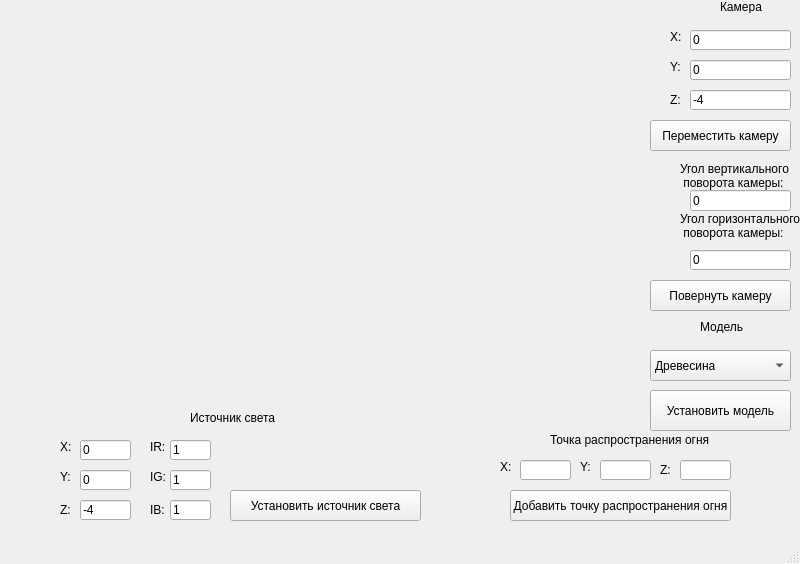
<?xml version="1.0" encoding="UTF-8"?>
<ui version="4.0">
 <class>MainWindow</class>
 <widget class="QMainWindow" name="MainWindow">
  <property name="enabled">
   <bool>true</bool>
  </property>
  <property name="geometry">
   <rect>
    <x>0</x>
    <y>0</y>
    <width>800</width>
    <height>564</height>
   </rect>
  </property>
  <property name="sizePolicy">
   <sizepolicy hsizetype="Fixed" vsizetype="Fixed">
    <horstretch>0</horstretch>
    <verstretch>0</verstretch>
   </sizepolicy>
  </property>
  <property name="windowTitle">
   <string>Курсовая работа</string>
  </property>
  <widget class="QWidget" name="centralwidget">
   <widget class="QPushButton" name="PushB">
    <property name="geometry">
     <rect>
      <x>650</x>
      <y>390</y>
      <width>141</width>
      <height>41</height>
     </rect>
    </property>
    <property name="text">
     <string>Установить модель</string>
    </property>
   </widget>
   <widget class="QLineEdit" name="CameraX">
    <property name="geometry">
     <rect>
      <x>690</x>
      <y>30</y>
      <width>101</width>
      <height>20</height>
     </rect>
    </property>
    <property name="text">
     <string>0</string>
    </property>
   </widget>
   <widget class="QLineEdit" name="CameraZ">
    <property name="geometry">
     <rect>
      <x>690</x>
      <y>90</y>
      <width>101</width>
      <height>20</height>
     </rect>
    </property>
    <property name="text">
     <string>-4</string>
    </property>
   </widget>
   <widget class="QLineEdit" name="CameraY">
    <property name="geometry">
     <rect>
      <x>690</x>
      <y>60</y>
      <width>101</width>
      <height>20</height>
     </rect>
    </property>
    <property name="text">
     <string>0</string>
    </property>
   </widget>
   <widget class="QPushButton" name="SetCam">
    <property name="geometry">
     <rect>
      <x>650</x>
      <y>120</y>
      <width>141</width>
      <height>31</height>
     </rect>
    </property>
    <property name="text">
     <string>Переместить камеру</string>
    </property>
   </widget>
   <widget class="QLabel" name="label">
    <property name="geometry">
     <rect>
      <x>670</x>
      <y>30</y>
      <width>47</width>
      <height>13</height>
     </rect>
    </property>
    <property name="text">
     <string>X:</string>
    </property>
   </widget>
   <widget class="QLabel" name="label_2">
    <property name="geometry">
     <rect>
      <x>670</x>
      <y>60</y>
      <width>47</width>
      <height>13</height>
     </rect>
    </property>
    <property name="text">
     <string>Y:</string>
    </property>
   </widget>
   <widget class="QLabel" name="label_3">
    <property name="geometry">
     <rect>
      <x>670</x>
      <y>90</y>
      <width>31</width>
      <height>20</height>
     </rect>
    </property>
    <property name="text">
     <string>Z:</string>
    </property>
   </widget>
   <widget class="QPushButton" name="SetCamAng">
    <property name="geometry">
     <rect>
      <x>650</x>
      <y>280</y>
      <width>141</width>
      <height>31</height>
     </rect>
    </property>
    <property name="text">
     <string>Повернуть камеру</string>
    </property>
   </widget>
   <widget class="QPushButton" name="SetL">
    <property name="geometry">
     <rect>
      <x>230</x>
      <y>490</y>
      <width>191</width>
      <height>31</height>
     </rect>
    </property>
    <property name="text">
     <string>Установить источник света</string>
    </property>
   </widget>
   <widget class="QLineEdit" name="CameraPitch">
    <property name="geometry">
     <rect>
      <x>690</x>
      <y>190</y>
      <width>101</width>
      <height>21</height>
     </rect>
    </property>
    <property name="text">
     <string>0</string>
    </property>
   </widget>
   <widget class="QLineEdit" name="CameraYaw">
    <property name="geometry">
     <rect>
      <x>690</x>
      <y>250</y>
      <width>101</width>
      <height>20</height>
     </rect>
    </property>
    <property name="text">
     <string>0</string>
    </property>
   </widget>
   <widget class="QLabel" name="label_4">
    <property name="geometry">
     <rect>
      <x>680</x>
      <y>160</y>
      <width>111</width>
      <height>31</height>
     </rect>
    </property>
    <property name="text">
     <string>Угол вертикального
 поворота камеры:</string>
    </property>
   </widget>
   <widget class="QLabel" name="label_5">
    <property name="geometry">
     <rect>
      <x>680</x>
      <y>210</y>
      <width>141</width>
      <height>31</height>
     </rect>
    </property>
    <property name="text">
     <string>Угол горизонтального
 поворота камеры:</string>
    </property>
   </widget>
   <widget class="QLineEdit" name="LightY">
    <property name="geometry">
     <rect>
      <x>80</x>
      <y>470</y>
      <width>51</width>
      <height>20</height>
     </rect>
    </property>
    <property name="text">
     <string>0</string>
    </property>
   </widget>
   <widget class="QLabel" name="label_6">
    <property name="geometry">
     <rect>
      <x>60</x>
      <y>470</y>
      <width>47</width>
      <height>13</height>
     </rect>
    </property>
    <property name="text">
     <string>Y:</string>
    </property>
   </widget>
   <widget class="QLabel" name="label_7">
    <property name="geometry">
     <rect>
      <x>60</x>
      <y>500</y>
      <width>31</width>
      <height>20</height>
     </rect>
    </property>
    <property name="text">
     <string>Z:</string>
    </property>
   </widget>
   <widget class="QLabel" name="label_8">
    <property name="geometry">
     <rect>
      <x>60</x>
      <y>440</y>
      <width>47</width>
      <height>13</height>
     </rect>
    </property>
    <property name="text">
     <string>X:</string>
    </property>
   </widget>
   <widget class="QLineEdit" name="LightX">
    <property name="geometry">
     <rect>
      <x>80</x>
      <y>440</y>
      <width>51</width>
      <height>20</height>
     </rect>
    </property>
    <property name="text">
     <string>0</string>
    </property>
   </widget>
   <widget class="QLineEdit" name="LightZ">
    <property name="geometry">
     <rect>
      <x>80</x>
      <y>500</y>
      <width>51</width>
      <height>20</height>
     </rect>
    </property>
    <property name="text">
     <string>-4</string>
    </property>
   </widget>
   <widget class="QLineEdit" name="LightIb">
    <property name="geometry">
     <rect>
      <x>170</x>
      <y>500</y>
      <width>41</width>
      <height>20</height>
     </rect>
    </property>
    <property name="text">
     <string>1</string>
    </property>
   </widget>
   <widget class="QLabel" name="label_9">
    <property name="geometry">
     <rect>
      <x>150</x>
      <y>470</y>
      <width>47</width>
      <height>13</height>
     </rect>
    </property>
    <property name="text">
     <string>IG:</string>
    </property>
   </widget>
   <widget class="QLabel" name="label_10">
    <property name="geometry">
     <rect>
      <x>150</x>
      <y>440</y>
      <width>47</width>
      <height>13</height>
     </rect>
    </property>
    <property name="text">
     <string>IR:</string>
    </property>
   </widget>
   <widget class="QLineEdit" name="LightIr">
    <property name="geometry">
     <rect>
      <x>170</x>
      <y>440</y>
      <width>41</width>
      <height>20</height>
     </rect>
    </property>
    <property name="text">
     <string>1</string>
    </property>
   </widget>
   <widget class="QLineEdit" name="LightIg">
    <property name="geometry">
     <rect>
      <x>170</x>
      <y>470</y>
      <width>41</width>
      <height>20</height>
     </rect>
    </property>
    <property name="text">
     <string>1</string>
    </property>
   </widget>
   <widget class="QLabel" name="label_11">
    <property name="geometry">
     <rect>
      <x>150</x>
      <y>500</y>
      <width>31</width>
      <height>20</height>
     </rect>
    </property>
    <property name="text">
     <string>IB:</string>
    </property>
   </widget>
   <widget class="QLabel" name="label_12">
    <property name="geometry">
     <rect>
      <x>190</x>
      <y>410</y>
      <width>161</width>
      <height>16</height>
     </rect>
    </property>
    <property name="text">
     <string>Источник света</string>
    </property>
   </widget>
   <widget class="QLabel" name="label_13">
    <property name="geometry">
     <rect>
      <x>720</x>
      <y>0</y>
      <width>47</width>
      <height>13</height>
     </rect>
    </property>
    <property name="text">
     <string>Камера</string>
    </property>
   </widget>
   <widget class="QComboBox" name="comboBox">
    <property name="geometry">
     <rect>
      <x>650</x>
      <y>350</y>
      <width>141</width>
      <height>31</height>
     </rect>
    </property>
    <item>
     <property name="text">
      <string>Древесина</string>
     </property>
    </item>
    <item>
     <property name="text">
      <string>Каменый уголь</string>
     </property>
    </item>
    <item>
     <property name="text">
      <string>Древесный уголь</string>
     </property>
    </item>
    <item>
     <property name="text">
      <string>Торф</string>
     </property>
    </item>
   </widget>
   <widget class="QLabel" name="label_14">
    <property name="geometry">
     <rect>
      <x>700</x>
      <y>320</y>
      <width>47</width>
      <height>13</height>
     </rect>
    </property>
    <property name="text">
     <string>Модель</string>
    </property>
   </widget>
   <widget class="QLineEdit" name="FireZ">
    <property name="geometry">
     <rect>
      <x>680</x>
      <y>460</y>
      <width>51</width>
      <height>20</height>
     </rect>
    </property>
   </widget>
   <widget class="QLabel" name="label_15">
    <property name="geometry">
     <rect>
      <x>500</x>
      <y>460</y>
      <width>47</width>
      <height>13</height>
     </rect>
    </property>
    <property name="text">
     <string>X:</string>
    </property>
   </widget>
   <widget class="QLineEdit" name="FireX">
    <property name="geometry">
     <rect>
      <x>520</x>
      <y>460</y>
      <width>51</width>
      <height>20</height>
     </rect>
    </property>
   </widget>
   <widget class="QLineEdit" name="FireY">
    <property name="geometry">
     <rect>
      <x>600</x>
      <y>460</y>
      <width>51</width>
      <height>20</height>
     </rect>
    </property>
   </widget>
   <widget class="QLabel" name="label_16">
    <property name="geometry">
     <rect>
      <x>660</x>
      <y>460</y>
      <width>31</width>
      <height>20</height>
     </rect>
    </property>
    <property name="text">
     <string>Z:</string>
    </property>
   </widget>
   <widget class="QLabel" name="label_17">
    <property name="geometry">
     <rect>
      <x>580</x>
      <y>460</y>
      <width>47</width>
      <height>13</height>
     </rect>
    </property>
    <property name="text">
     <string>Y:</string>
    </property>
   </widget>
   <widget class="QPushButton" name="AddFire">
    <property name="geometry">
     <rect>
      <x>510</x>
      <y>490</y>
      <width>221</width>
      <height>31</height>
     </rect>
    </property>
    <property name="text">
     <string>Добавить точку распространения огня</string>
    </property>
   </widget>
   <widget class="QLabel" name="label_18">
    <property name="geometry">
     <rect>
      <x>550</x>
      <y>430</y>
      <width>191</width>
      <height>20</height>
     </rect>
    </property>
    <property name="text">
     <string>Точка распространения огня</string>
    </property>
   </widget>
  </widget>
  <widget class="QMenuBar" name="menubar">
   <property name="geometry">
    <rect>
     <x>0</x>
     <y>0</y>
     <width>800</width>
     <height>21</height>
    </rect>
   </property>
  </widget>
  <widget class="QStatusBar" name="statusbar"/>
 </widget>
 <resources/>
 <connections/>
</ui>
